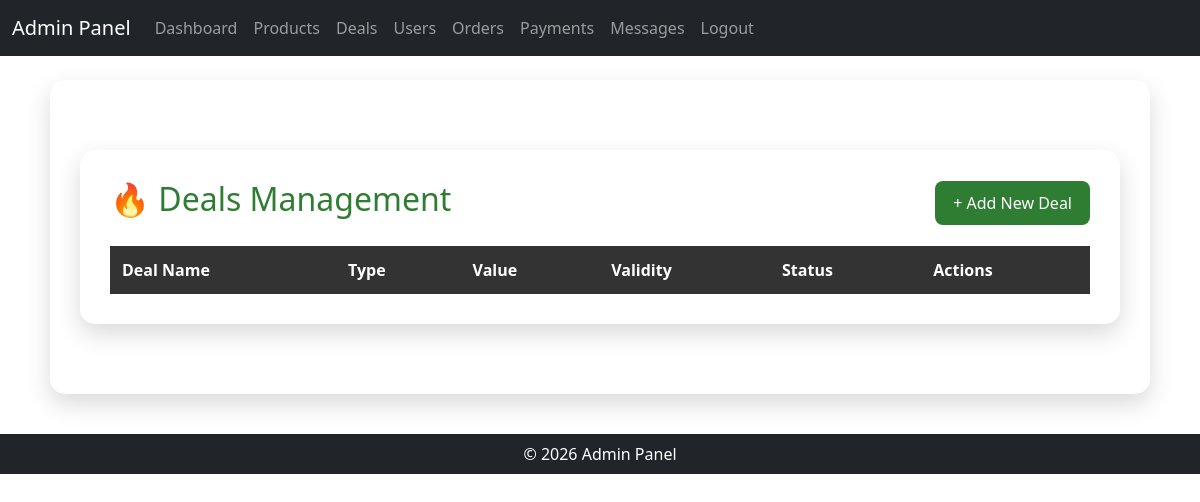
/admin_deals.php (signed in), run on an earlier commit of the app's database.
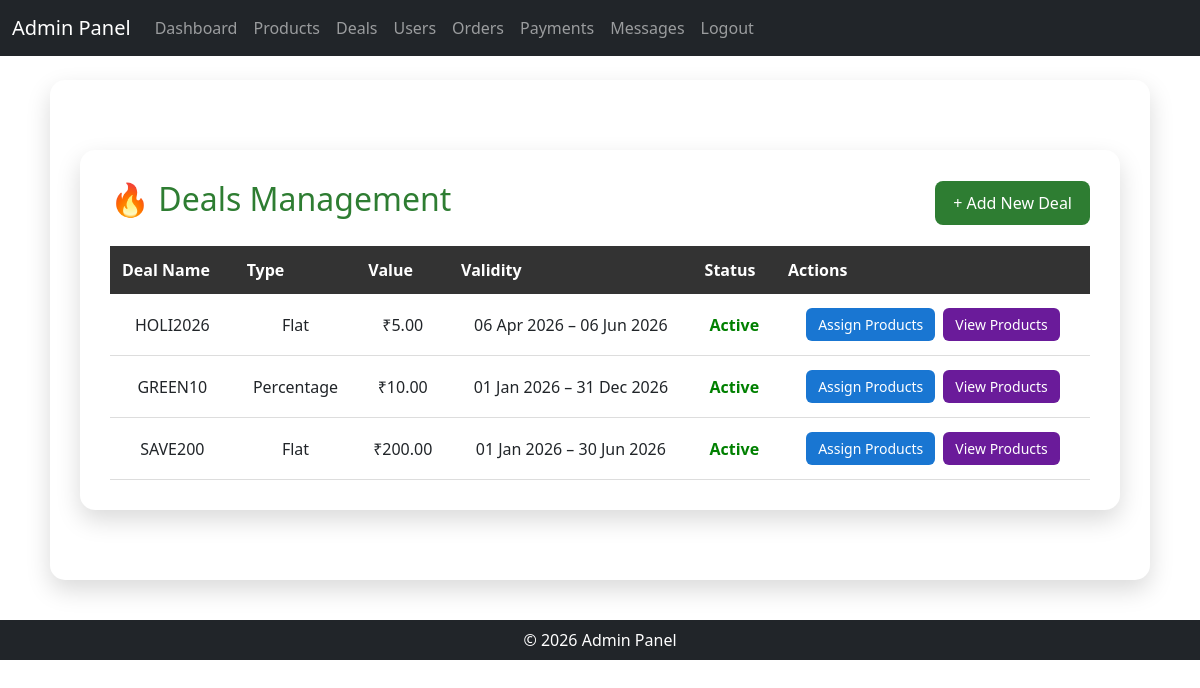
And on a later commit of the database.
### tables this page shows
CREATE TABLE `deals` (
  `id` int(11) NOT NULL,
  `deal_code` varchar(50) NOT NULL,
  `deal_title` varchar(100) NOT NULL,
  `deal_type` enum('percentage','flat') NOT NULL,
  `deal_value` decimal(10,2) NOT NULL,
  `min_order_amount` decimal(10,2) DEFAULT 0.00,
  `apply_on` enum('all','category','product') DEFAULT 'all',
  `category_id` int(11) DEFAULT NULL,
  `product_id` int(11) DEFAULT NULL,
  `max_discount` decimal(10,2) DEFAULT NULL,
  `usage_limit` int(11) DEFAULT NULL,
  `used_count` int(11) DEFAULT 0,
  `valid_from` date NOT NULL,
  `valid_till` date NOT NULL,
  `status` enum('active','inactive') DEFAULT 'active',
  `created_at` timestamp NOT NULL DEFAULT current_timestamp()
);

### admin_deals.php (the view, shortened to what this page needs)
<?php
include 'config/db.php';
include 'admin_header.php';
$deals = mysqli_query($conn,
    "SELECT *,
        CASE
            WHEN CURDATE() < valid_from THEN 'Upcoming'
            WHEN CURDATE() > valid_till THEN 'Expired'
            ELSE 'Active'
        END AS deal_status
     FROM deals
     ORDER BY valid_from DESC"
);
?>
<!DOCTYPE html>
<html>
<head>
</head>
<body>
<div class="container">
    <div class="top-bar">
        <h2>🔥 Deals Management</h2>
        <a href="admin_add_deals.php" class="add-btn">+ Add New Deal</a>
    </div>
    <table>
        <tr>
            <th>Deal Name</th>
            <th>Type</th>
            <th>Value</th>
            <th>Validity</th>
            <th>Status</th>
            <th>Actions</th>
        </tr>
        <?php while($d = mysqli_fetch_assoc($deals)): ?>
        <tr>
            <td><?php echo htmlspecialchars($d['deal_code']); ?></td>
            <td><?php echo ucfirst($d['deal_type']); ?></td>
            <td>
                <?php
                    echo $d['deal_type']=='percent'
                         ? $d['deal_value'].'%'
                         : '₹'.$d['deal_value'];
                ?>
            </td>
            <td>
                <?php echo date('d M Y',strtotime($d['valid_from'])); ?>
                –
                <?php echo date('d M Y',strtotime($d['valid_till'])); ?>
            </td>
            <td class="status <?php echo $d['deal_status']; ?>">
                <?php echo $d['deal_status']; ?>
            </td>
            <td>
                <a href="admin_assign_deal_product.php?deal_id=<?php echo $d['id']; ?>"
                   class="action-btn assign">Assign Products</a>
                <a href="admin_view_deal_product.php?deal_id=<?php echo $d['id']; ?>"
                   class="action-btn view">View Products</a>
            </td>
        </tr>
        <?php endwhile; ?>
    </table>
</div>
<?php include 'admin_footer.php'; ?>
</body>
</html>

What changed in the data, as far as the page shows it:
added deals: deal_code "HOLI2026", deal_type "Flat", deal_value "5.00", valid_from "06 Apr 2026", valid_till "06 Jun 2026", deal_status "Active"
added deals: deal_code "GREEN10", deal_type "Percentage", deal_value "10.00", valid_from "01 Jan 2026", valid_till "31 Dec 2026", deal_status "Active"
added deals: deal_code "SAVE200", deal_type "Flat", deal_value "200.00", valid_from "01 Jan 2026", valid_till "30 Jun 2026", deal_status "Active"
